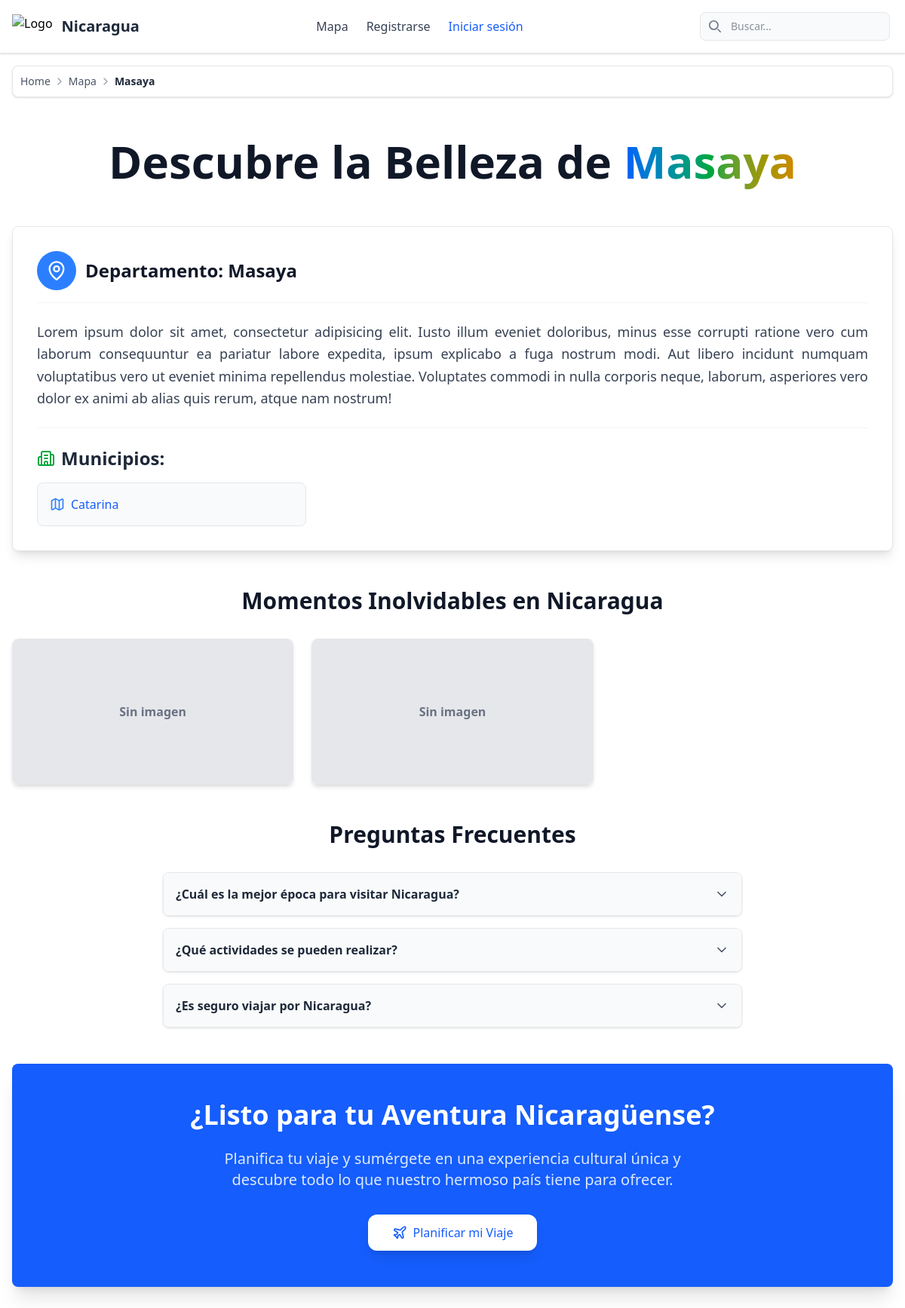
Page /home/maps/masaya/ on the committed database.
### page/models.py (models this page shows, shortened)
class Department(models.Model):
    name = models.CharField("Nombre", max_length=100, unique=True)
    description = models.TextField("Descripción", blank=True, null=True)
    slug = models.SlugField(max_length=120, unique=True, blank=True, help_text="Versión del nombre para URLs amigables.")
    def get_absolute_url(self):
        return reverse('maps-department', kwargs={'department_slug': self.slug})
    class Meta:
        verbose_name = "Departamento"
        verbose_name_plural = "Departamentos"
        ordering = ['name']

class Municipality(models.Model):
    name = models.CharField("Nombre", max_length=100)
    description = models.TextField("Descripción", blank=True, null=True)
    department = models.ForeignKey(Department, on_delete=models.CASCADE, related_name='municipalities', verbose_name="Departamento")
    slug = models.SlugField(max_length=120, unique=True, blank=True, help_text="Versión del nombre para URLs amigables. Se genera automáticamente.")
    class Meta:
        verbose_name = "Municipio"
        verbose_name_plural = "Municipios"
        unique_together = ('name', 'department')
        ordering = ['department__name', 'name']

class Event(models.Model):
    title = models.CharField(max_length=200)
    slug = models.SlugField(unique=True, blank=True)
    summary = models.TextField(blank=True)
    date = models.DateField(blank=True)
    image = models.ImageField("Imagen Principal", upload_to='static/img/events/', blank=True, null=True)
    municipality = models.ForeignKey(Department, on_delete=models.CASCADE)
    published = models.BooleanField(default=True)
    created_at = models.DateTimeField(auto_now_add=True)
    def get_absolute_url(self):
        return reverse('event-detail', kwargs={'event_slug': self.slug})

### page/views.py (the view)
# urls.py: path('home/maps/<slug:department_slug>/', page_department, name='maps-department'),
def page_department(request, department_slug):
    department = Department.objects.filter(slug=department_slug).first()
    if not department:
        return render(request, "page/department.html", {
            "error_message": "El departamento solicitado no está disponible.",
            "department": None,
            "municipalities": []
        })
    municipalities = department.municipalities.all()
    return render(request, "page/department.html", {
        "department": department,
        "municipalities": municipalities
    })

### page/templatetags/event_gallery.py (called while the page is built)
@register.inclusion_tag('partials/gallery_section.html')
def render_event_gallery(limit=3):
    today = date.today()
    end_week = today + timedelta(days=6 - today.weekday())
    events_qs = Event.objects.filter(
        published=True,
        date__range=(today, end_week)
    )
    events = list(events_qs)
    if len(events) > limit:
        events = sample(events, limit)
    return {'gallery_events': events}

### page/templates/page/department.html (shortened to what this page needs)
{% extends 'rally_nicaragua/base.html' %}
{% load breadcrumbs %}
{% load event_gallery %}
{% load static %}
{% block content %}
{% render_breadcrumb %}
<div class="min-h-screen bg-white text-gray-800">
  <div class="container mx-auto px-4 py-8 max-w-7xl">
    <section class="mb-12 text-center">
      <h1 class="text-4xl sm:text-5xl lg:text-6xl font-extrabold text-gray-900 mb-4 leading-tight">
        Descubre la Belleza de
        <span class="text-transparent bg-clip-text bg-gradient-to-r from-blue-600 via-green-600 to-yellow-600">
        </span>
      </h1>
    </section>
    <section class="bg-white p-8 rounded-lg shadow-lg border border-gray-200 mb-12">
      {% if department %}
      <div
        class="flex flex-col md:flex-row md:items-center md:justify-between flex-wrap mb-6 pb-4 border-b border-gray-100">
        <div
          class="flex items-center mb-4 md:mb-0 text-center md:text-left w-full md:w-auto justify-center md:justify-start">
          <div class="p-3 rounded-full bg-blue-500 flex items-center justify-center flex-shrink-0 mr-3">
            <i data-lucide="map-pin" class="w-7 h-7 text-white"></i>
          </div>
          <h2 class="text-2xl font-extrabold text-gray-900">
            Departamento: {{ department.name }}
          </h2>
        </div>
      </div>
      {% if department.description %}
      <p class="text-lg text-justify text-gray-700 leading-relaxed mb-6 border-b border-gray-100 pb-6">
        {{ department.description }}
      </p>
      {% endif %}
      {% if municipalities %}
      <h3 class="text-2xl font-semibold text-gray-800 mb-4 flex items-center">
        <i data-lucide="building-2" class="w-6 h-6 text-green-600 mr-2"></i>
        Municipios:
      </h3>
      <ul class="grid grid-cols-1 md:grid-cols-2 lg:grid-cols-3 gap-4">
        {% for muni in municipalities %}
        <li>
          <a href="{% url 'municipality-detail' municipality_slug=muni.slug %}"
            class="block p-4 rounded-lg bg-gray-50 hover:bg-gray-100 border border-gray-200 text-blue-600 hover:text-blue-800 transition-all duration-200 flex items-center gap-2 transform hover:translate-x-1">
            <i data-lucide="map" class="w-5 h-5 text-blue-500"></i>
            <span class="font-medium">{{ muni.name }}</span>
          </a>
        </li>
        {% endfor %}
      </ul>
      {% else %}
      <p class="text-gray-600 italic">No hay municipios disponibles para este departamento.</p>
      {% endif %}
      {% else %}
      <p class="text-gray-600 italic text-center">No se encontró el departamento solicitado.</p>
      {% endif %}
    </section>
    {% render_event_gallery 3 %}
    <section class="mb-12 max-w-3xl mx-auto">
      <h3 class="text-3xl font-bold text-gray-900 text-center mb-8">Preguntas Frecuentes</h3>
      <div class="space-y-4">
        <div class="border border-gray-200 rounded-lg overflow-hidden shadow-sm">
          <button
            class="flex justify-between items-center w-full p-4 text-left font-semibold text-gray-800 bg-gray-50 hover:bg-gray-100 transition-colors duration-200 focus:outline-none">
            <span>¿Cuál es la mejor época para visitar Nicaragua?</span>
            <i data-lucide="chevron-down" class="w-5 h-5 text-gray-600"></i>
          </button>
        </div>
        <div class="border border-gray-200 rounded-lg overflow-hidden shadow-sm">
          <button
            class="flex justify-between items-center w-full p-4 text-left font-semibold text-gray-800 bg-gray-50 hover:bg-gray-100 transition-colors duration-200 focus:outline-none">
            <span>¿Qué actividades se pueden realizar?</span>
            <i data-lucide="chevron-down" class="w-5 h-5 text-gray-600"></i>
          </button>
        </div>
        <div class="border border-gray-200 rounded-lg overflow-hidden shadow-sm">
          <button
            class="flex justify-between items-center w-full p-4 text-left font-semibold text-gray-800 bg-gray-50 hover:bg-gray-100 transition-colors duration-200 focus:outline-none">
            <span>¿Es seguro viajar por Nicaragua?</span>
            <i data-lucide="chevron-down" class="w-5 h-5 text-gray-600"></i>
          </button>
        </div>
      </div>
    </section>
    <section class="text-center bg-blue-600 p-12 rounded-lg shadow-xl mb-12">
      <h3 class="text-3xl lg:text-4xl font-bold text-white mb-6">¿Listo para tu Aventura Nicaragüense?</h3>
      <p class="text-xl text-blue-100 max-w-2xl mx-auto mb-8">
        Planifica tu viaje y sumérgete en una experiencia cultural única y descubre todo lo que nuestro hermoso país
        tiene para ofrecer.
      </p>
      <a href="{% url 'home-maps' %}"
        class="inline-flex items-center bg-white text-blue-600 hover:bg-gray-100 px-8 py-3 rounded-xl shadow-lg hover:shadow-xl transition-all duration-300 transform hover:scale-105">
        <i data-lucide="plane" class="w-5 h-5 mr-2"></i>
        <span>Planificar mi Viaje</span>
      </a>
    </section>
  </div>
</div>
{% endblock %}

### templates/components/breadcrumb.html
<div class="flex justify-center items-center p-4 w-full z-20">
  <div
    class="flex items-center w-full max-w-7xl bg-white border border-gray-200 shadow-sm p-2.5  rounded-lg flex-wrap gap-x-1.5">
    <nav class="flex" aria-label="Breadcrumb">
      <ol class="inline-flex items-center flex-wrap">
        {% for item in breadcrumb %}
        <li class="inline-flex items-center justify-center">
          {% if item.url %}
          <a href="{{ item.url }}"
            class="inline-flex items-center text-sm font-medium text-gray-600 hover:text-blue-600 transition-colors duration-200">
            {{ item.name }}
          </a>
          {% if not forloop.last %}
          <i data-lucide="chevron-right" class="w-4 h-4 text-gray-400 mx-1"></i>
          {% endif %}
          {% else %}
          <span class="text-sm font-semibold text-gray-800">
            {{ item.name }}
          </span>
          {% endif %}
        </li>
        {% endfor %}
      </ol>
    </nav>
  </div>
</div>

### templates/partials/gallery_section.html (shortened to what this page needs)
{% if gallery_events %}
<section class="mb-12">
  <h3 class="text-3xl font-bold text-gray-900 text-center mb-8">Momentos Inolvidables en Nicaragua</h3>
  <div class="grid grid-cols-1 sm:grid-cols-2 lg:grid-cols-3 gap-6">
    {% for event in gallery_events %}
    <a href="{{ event.get_absolute_url }}"
       class="relative group rounded-lg overflow-hidden shadow-md border border-gray-200 transform hover:scale-[1.02] transition-transform duration-300 block">
      {% if event.image %}
      <img src="{{ event.image.url }}" alt="{{ event.title }}"
           class="w-full h-48 object-cover transition-transform duration-300 group-hover:scale-105" />
      {% else %}
      <div class="w-full h-48 bg-gray-200 flex items-center justify-center text-gray-500 font-semibold">
        Sin imagen
      </div>
      {% endif %}
    </a>
    {% endfor %}
  </div>
</section>
{% endif%}

### rows in the picture
Department: name "Masaya", name "Masaya", description "Lorem ipsum dolor sit amet, consectetur adipisicing elit. Iusto illum eveniet doloribus, minus esse corrupti ratione vero cum laborum consequuntur ea pariatur labore expedita, ipsum explicabo a fuga nostrum modi. Aut libero incidunt numquam voluptatibus vero ut eveniet minima repellendus molestiae. Voluptates commodi in nulla corporis neque, laborum, asperiores vero dolor ex animi ab alias quis rerum, atque nam nostrum!"
Municipality: name "Catarina"
Event: image "Sin imagen"
Event: image "Sin imagen"

### other values in the picture
{{ item.name }} "Home" "Mapa"
